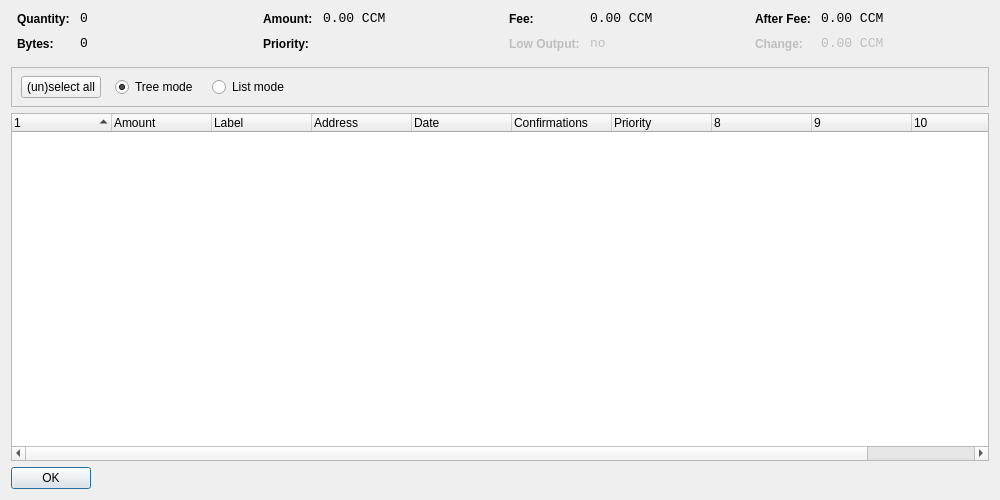
<?xml version="1.0" encoding="UTF-8"?>
<ui version="4.0">
 <class>CoinControlDialog</class>
 <widget class="QDialog" name="CoinControlDialog">
  <property name="geometry">
   <rect>
    <x>0</x>
    <y>0</y>
    <width>1000</width>
    <height>500</height>
   </rect>
  </property>
  <property name="windowTitle">
   <string>Coin Control</string>
  </property>
  <layout class="QVBoxLayout" name="verticalLayout">
   <item>
    <layout class="QHBoxLayout" name="horizontalLayoutTop" stretch="0,0,0,0">
     <property name="topMargin">
      <number>0</number>
     </property>
     <property name="bottomMargin">
      <number>10</number>
     </property>
     <item>
      <layout class="QFormLayout" name="formLayoutCoinControl1">
       <property name="horizontalSpacing">
        <number>10</number>
       </property>
       <property name="verticalSpacing">
        <number>10</number>
       </property>
       <property name="leftMargin">
        <number>6</number>
       </property>
       <property name="rightMargin">
        <number>6</number>
       </property>
       <item row="0" column="0">
        <widget class="QLabel" name="labelCoinControlQuantityText">
         <property name="styleSheet">
          <string notr="true">font-weight:bold;</string>
         </property>
         <property name="text">
          <string>Quantity:</string>
         </property>
        </widget>
       </item>
       <item row="0" column="1">
        <widget class="QLabel" name="labelCoinControlQuantity">
         <property name="font">
          <font>
           <family>Monospace</family>
           <pointsize>10</pointsize>
          </font>
         </property>
         <property name="cursor">
          <cursorShape>IBeamCursor</cursorShape>
         </property>
         <property name="contextMenuPolicy">
          <enum>Qt::ActionsContextMenu</enum>
         </property>
         <property name="text">
          <string notr="true">0</string>
         </property>
         <property name="textInteractionFlags">
          <set>Qt::LinksAccessibleByMouse|Qt::TextSelectableByKeyboard|Qt::TextSelectableByMouse</set>
         </property>
        </widget>
       </item>
       <item row="1" column="0">
        <widget class="QLabel" name="labelCoinControlBytesText">
         <property name="styleSheet">
          <string notr="true">font-weight:bold;</string>
         </property>
         <property name="text">
          <string>Bytes:</string>
         </property>
        </widget>
       </item>
       <item row="1" column="1">
        <widget class="QLabel" name="labelCoinControlBytes">
         <property name="font">
          <font>
           <family>Monospace</family>
           <pointsize>10</pointsize>
          </font>
         </property>
         <property name="cursor">
          <cursorShape>IBeamCursor</cursorShape>
         </property>
         <property name="contextMenuPolicy">
          <enum>Qt::ActionsContextMenu</enum>
         </property>
         <property name="text">
          <string notr="true">0</string>
         </property>
         <property name="textInteractionFlags">
          <set>Qt::LinksAccessibleByMouse|Qt::TextSelectableByKeyboard|Qt::TextSelectableByMouse</set>
         </property>
        </widget>
       </item>
      </layout>
     </item>
     <item>
      <layout class="QFormLayout" name="formLayoutCoinControl2">
       <property name="horizontalSpacing">
        <number>10</number>
       </property>
       <property name="verticalSpacing">
        <number>10</number>
       </property>
       <property name="leftMargin">
        <number>6</number>
       </property>
       <property name="rightMargin">
        <number>6</number>
       </property>
       <item row="0" column="0">
        <widget class="QLabel" name="labelCoinControlAmountText">
         <property name="styleSheet">
          <string notr="true">font-weight:bold;</string>
         </property>
         <property name="text">
          <string>Amount:</string>
         </property>
        </widget>
       </item>
       <item row="0" column="1">
        <widget class="QLabel" name="labelCoinControlAmount">
         <property name="font">
          <font>
           <family>Monospace</family>
           <pointsize>10</pointsize>
          </font>
         </property>
         <property name="cursor">
          <cursorShape>IBeamCursor</cursorShape>
         </property>
         <property name="contextMenuPolicy">
          <enum>Qt::ActionsContextMenu</enum>
         </property>
         <property name="text">
          <string notr="true">0.00 CCM</string>
         </property>
         <property name="textInteractionFlags">
          <set>Qt::LinksAccessibleByMouse|Qt::TextSelectableByKeyboard|Qt::TextSelectableByMouse</set>
         </property>
        </widget>
       </item>
       <item row="1" column="0">
        <widget class="QLabel" name="labelCoinControlPriorityText">
         <property name="styleSheet">
          <string notr="true">font-weight:bold;</string>
         </property>
         <property name="text">
          <string>Priority:</string>
         </property>
        </widget>
       </item>
       <item row="1" column="1">
        <widget class="QLabel" name="labelCoinControlPriority">
         <property name="font">
          <font>
           <family>Monospace</family>
           <pointsize>10</pointsize>
          </font>
         </property>
         <property name="cursor">
          <cursorShape>IBeamCursor</cursorShape>
         </property>
         <property name="contextMenuPolicy">
          <enum>Qt::ActionsContextMenu</enum>
         </property>
         <property name="text">
          <string/>
         </property>
         <property name="textInteractionFlags">
          <set>Qt::LinksAccessibleByMouse|Qt::TextSelectableByKeyboard|Qt::TextSelectableByMouse</set>
         </property>
        </widget>
       </item>
      </layout>
     </item>
     <item>
      <layout class="QFormLayout" name="formLayoutCoinControl3">
       <property name="horizontalSpacing">
        <number>10</number>
       </property>
       <property name="verticalSpacing">
        <number>10</number>
       </property>
       <property name="leftMargin">
        <number>6</number>
       </property>
       <property name="rightMargin">
        <number>6</number>
       </property>
       <item row="0" column="0">
        <widget class="QLabel" name="labelCoinControlFeeText">
         <property name="styleSheet">
          <string notr="true">font-weight:bold;</string>
         </property>
         <property name="text">
          <string>Fee:</string>
         </property>
        </widget>
       </item>
       <item row="0" column="1">
        <widget class="QLabel" name="labelCoinControlFee">
         <property name="font">
          <font>
           <family>Monospace</family>
           <pointsize>10</pointsize>
          </font>
         </property>
         <property name="cursor">
          <cursorShape>IBeamCursor</cursorShape>
         </property>
         <property name="contextMenuPolicy">
          <enum>Qt::ActionsContextMenu</enum>
         </property>
         <property name="text">
          <string notr="true">0.00 CCM</string>
         </property>
         <property name="textInteractionFlags">
          <set>Qt::LinksAccessibleByMouse|Qt::TextSelectableByKeyboard|Qt::TextSelectableByMouse</set>
         </property>
        </widget>
       </item>
       <item row="1" column="0">
        <widget class="QLabel" name="labelCoinControlLowOutputText">
         <property name="enabled">
          <bool>false</bool>
         </property>
         <property name="styleSheet">
          <string notr="true">font-weight:bold;</string>
         </property>
         <property name="text">
          <string>Low Output:</string>
         </property>
        </widget>
       </item>
       <item row="1" column="1">
        <widget class="QLabel" name="labelCoinControlLowOutput">
         <property name="enabled">
          <bool>false</bool>
         </property>
         <property name="font">
          <font>
           <family>Monospace</family>
           <pointsize>10</pointsize>
          </font>
         </property>
         <property name="cursor">
          <cursorShape>IBeamCursor</cursorShape>
         </property>
         <property name="contextMenuPolicy">
          <enum>Qt::ActionsContextMenu</enum>
         </property>
         <property name="text">
          <string notr="true">no</string>
         </property>
         <property name="textInteractionFlags">
          <set>Qt::LinksAccessibleByMouse|Qt::TextSelectableByKeyboard|Qt::TextSelectableByMouse</set>
         </property>
        </widget>
       </item>
      </layout>
     </item>
     <item>
      <layout class="QFormLayout" name="formLayoutCoinControl4">
       <property name="horizontalSpacing">
        <number>10</number>
       </property>
       <property name="verticalSpacing">
        <number>10</number>
       </property>
       <property name="leftMargin">
        <number>6</number>
       </property>
       <property name="rightMargin">
        <number>6</number>
       </property>
       <item row="0" column="0">
        <widget class="QLabel" name="labelCoinControlAfterFeeText">
         <property name="styleSheet">
          <string notr="true">font-weight:bold;</string>
         </property>
         <property name="text">
          <string>After Fee:</string>
         </property>
        </widget>
       </item>
       <item row="0" column="1">
        <widget class="QLabel" name="labelCoinControlAfterFee">
         <property name="font">
          <font>
           <family>Monospace</family>
           <pointsize>10</pointsize>
          </font>
         </property>
         <property name="cursor">
          <cursorShape>IBeamCursor</cursorShape>
         </property>
         <property name="contextMenuPolicy">
          <enum>Qt::ActionsContextMenu</enum>
         </property>
         <property name="text">
          <string notr="true">0.00 CCM</string>
         </property>
         <property name="textInteractionFlags">
          <set>Qt::LinksAccessibleByMouse|Qt::TextSelectableByKeyboard|Qt::TextSelectableByMouse</set>
         </property>
        </widget>
       </item>
       <item row="1" column="0">
        <widget class="QLabel" name="labelCoinControlChangeText">
         <property name="enabled">
          <bool>false</bool>
         </property>
         <property name="styleSheet">
          <string notr="true">font-weight:bold;</string>
         </property>
         <property name="text">
          <string>Change:</string>
         </property>
        </widget>
       </item>
       <item row="1" column="1">
        <widget class="QLabel" name="labelCoinControlChange">
         <property name="enabled">
          <bool>false</bool>
         </property>
         <property name="font">
          <font>
           <family>Monospace</family>
           <pointsize>10</pointsize>
          </font>
         </property>
         <property name="cursor">
          <cursorShape>IBeamCursor</cursorShape>
         </property>
         <property name="contextMenuPolicy">
          <enum>Qt::ActionsContextMenu</enum>
         </property>
         <property name="text">
          <string notr="true">0.00 CCM</string>
         </property>
         <property name="textInteractionFlags">
          <set>Qt::LinksAccessibleByMouse|Qt::TextSelectableByKeyboard|Qt::TextSelectableByMouse</set>
         </property>
        </widget>
       </item>
      </layout>
     </item>
    </layout>
   </item>
   <item>
    <widget class="QFrame" name="frame">
     <property name="minimumSize">
      <size>
       <width>0</width>
       <height>40</height>
      </size>
     </property>
     <property name="frameShape">
      <enum>QFrame::StyledPanel</enum>
     </property>
     <property name="frameShadow">
      <enum>QFrame::Sunken</enum>
     </property>
     <widget class="QWidget" name="horizontalLayoutWidget">
      <property name="geometry">
       <rect>
        <x>10</x>
        <y>0</y>
        <width>781</width>
        <height>41</height>
       </rect>
      </property>
      <layout class="QHBoxLayout" name="horizontalLayoutPanel" stretch="0,0,0,0,0">
       <property name="spacing">
        <number>14</number>
       </property>
       <item>
        <widget class="QPushButton" name="pushButtonSelectAll">
         <property name="sizePolicy">
          <sizepolicy hsizetype="Maximum" vsizetype="Fixed">
           <horstretch>0</horstretch>
           <verstretch>0</verstretch>
          </sizepolicy>
         </property>
         <property name="text">
          <string>(un)select all</string>
         </property>
        </widget>
       </item>
       <item>
        <widget class="QRadioButton" name="radioTreeMode">
         <property name="sizePolicy">
          <sizepolicy hsizetype="Maximum" vsizetype="Fixed">
           <horstretch>0</horstretch>
           <verstretch>0</verstretch>
          </sizepolicy>
         </property>
         <property name="text">
          <string>Tree mode</string>
         </property>
         <property name="checked">
          <bool>true</bool>
         </property>
        </widget>
       </item>
       <item>
        <widget class="QRadioButton" name="radioListMode">
         <property name="sizePolicy">
          <sizepolicy hsizetype="Maximum" vsizetype="Fixed">
           <horstretch>0</horstretch>
           <verstretch>0</verstretch>
          </sizepolicy>
         </property>
         <property name="text">
          <string>List mode</string>
         </property>
        </widget>
       </item>
       <item>
        <spacer name="horizontalSpacer">
         <property name="orientation">
          <enum>Qt::Horizontal</enum>
         </property>
         <property name="sizeHint" stdset="0">
          <size>
           <width>40</width>
           <height>20</height>
          </size>
         </property>
        </spacer>
       </item>
      </layout>
     </widget>
    </widget>
   </item>
   <item>
    <widget class="CoinControlTreeWidget" name="treeWidget">
     <property name="contextMenuPolicy">
      <enum>Qt::CustomContextMenu</enum>
     </property>
     <property name="sortingEnabled">
      <bool>false</bool>
     </property>
     <property name="columnCount">
      <number>11</number>
     </property>
     <attribute name="headerShowSortIndicator" stdset="0">
      <bool>true</bool>
     </attribute>
     <attribute name="headerStretchLastSection">
      <bool>false</bool>
     </attribute>
     <column>
      <property name="text">
       <string/>
      </property>
     </column>
     <column>
      <property name="text">
       <string>Amount</string>
      </property>
     </column>
     <column>
      <property name="text">
       <string>Label</string>
      </property>
     </column>
     <column>
      <property name="text">
       <string>Address</string>
      </property>
     </column>
     <column>
      <property name="text">
       <string>Date</string>
      </property>
     </column>
     <column>
      <property name="text">
       <string>Confirmations</string>
      </property>
      <property name="toolTip">
       <string>Confirmed</string>
      </property>
     </column>
     <column>
      <property name="text">
       <string>Priority</string>
      </property>
     </column>
     <column>
      <property name="text">
       <string/>
      </property>
     </column>
     <column>
      <property name="text">
       <string/>
      </property>
     </column>
     <column>
      <property name="text">
       <string/>
      </property>
     </column>
     <column>
      <property name="text">
       <string/>
      </property>
     </column>
    </widget>
   </item>
   <item>
    <widget class="QDialogButtonBox" name="buttonBox">
     <property name="sizePolicy">
      <sizepolicy hsizetype="Maximum" vsizetype="Fixed">
       <horstretch>0</horstretch>
       <verstretch>0</verstretch>
      </sizepolicy>
     </property>
     <property name="orientation">
      <enum>Qt::Horizontal</enum>
     </property>
     <property name="standardButtons">
      <set>QDialogButtonBox::Ok</set>
     </property>
    </widget>
   </item>
  </layout>
 </widget>
 <customwidgets>
  <customwidget>
   <class>CoinControlTreeWidget</class>
   <extends>QTreeWidget</extends>
   <header>coincontroltreewidget.h</header>
  </customwidget>
 </customwidgets>
 <resources/>
 <connections/>
</ui>
